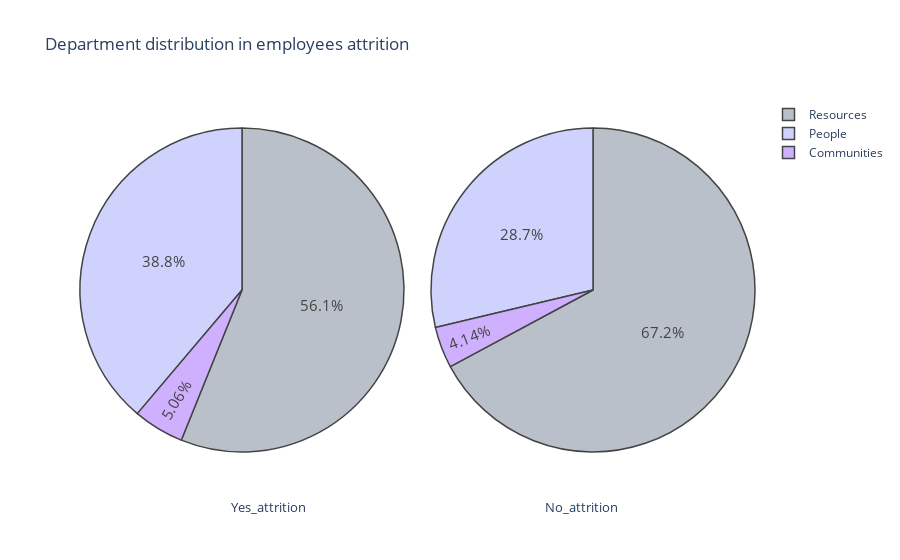
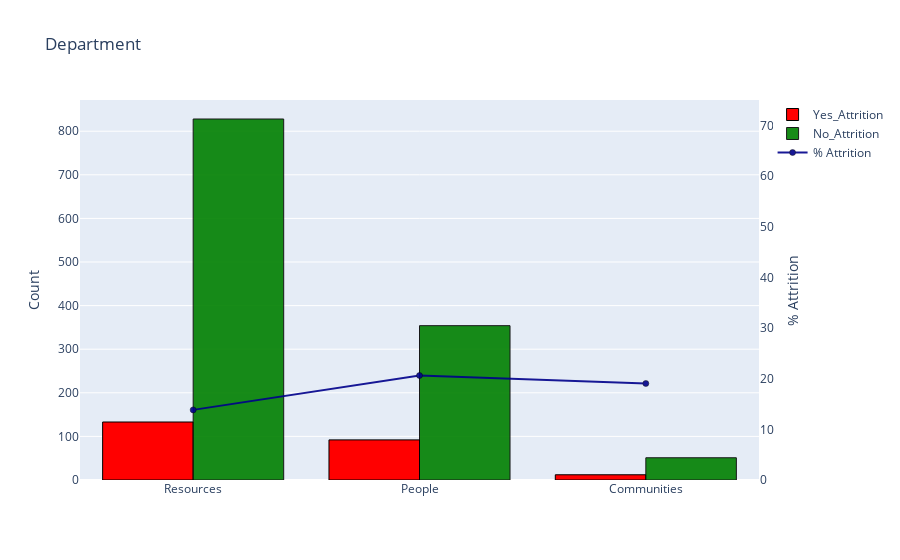

Here is the notebook cell these charts were saved with, in order:
### Code cell
plot_pie('Department') 
barplot('Department',True)

### Figure 1 — Plotly figure (JSON) as saved in the notebook; plotly's stock layout.template omitted (floating-point values rounded to 4 significant figures)
{"data": [{"domain": {"x": [0, 0.48]}, "hoverinfo": "label+percent+name", "labels": ["Resources", "People", "Communities"], "marker": {"colors": ["#B9C0C9", "#CED2FD", "#ceb0ff", "lightskyblue", "lightgrey", "#EAB9FC", "cyan", "#DDC8FE"], "line": {"width": 1.5}}, "name": "attrition employes", "textfont": {"size": 15}, "type": "pie", "values": [133, 92, 12]}, {"domain": {"x": [0.52, 1]}, "hoverinfo": "label+percent+name", "labels": ["Resources", "People", "Communities"], "marker": {"colors": ["#B9C0C9", "#CED2FD", "#ceb0ff", "lightskyblue", "lightgrey", "#EAB9FC", "cyan", "#DDC8FE"], "line": {"width": 1.5}}, "name": "Non attrition employes", "textfont": {"size": 15}, "type": "pie", "values": [828, 354, 51]}], "layout": {"annotations": [{"font": {"size": 13}, "showarrow": false, "text": "Yes_attrition", "x": 0.22, "y": -0.1}, {"font": {"size": 13}, "showarrow": false, "text": "No_attrition", "x": 0.8, "y": -0.1}], "title": {"text": "Department distribution in employees attrition "}}}

### Figure 2 — Plotly figure (JSON) as saved in the notebook; plotly's stock layout.template omitted (floating-point values rounded to 4 significant figures)
{"data": [{"marker": {"color": "red", "line": {"color": "#000000", "width": 1}}, "name": "Yes_Attrition", "type": "bar", "x": ["Resources", "People", "Communities"], "y": [133, 92, 12]}, {"marker": {"color": "green", "line": {"color": "#000000", "width": 1}}, "name": "No_Attrition", "opacity": 0.9, "type": "bar", "x": ["Resources", "People", "Communities"], "y": [828, 354, 51]}, {"marker": {"color": "darkblue", "line": {"color": "#000000", "width": 0.5}}, "name": "% Attrition", "opacity": 0.9, "type": "scatter", "x": ["Resources", "People", "Communities"], "y": [13.84, 20.63, 19.05], "yaxis": "y2"}], "layout": {"title": {"text": "Department"}, "yaxis": {"title": {"text": "Count"}}, "yaxis2": {"anchor": "x", "overlaying": "y", "range": [0, 75], "showgrid": false, "side": "right", "title": {"text": "% Attrition"}, "zeroline": false}}}
